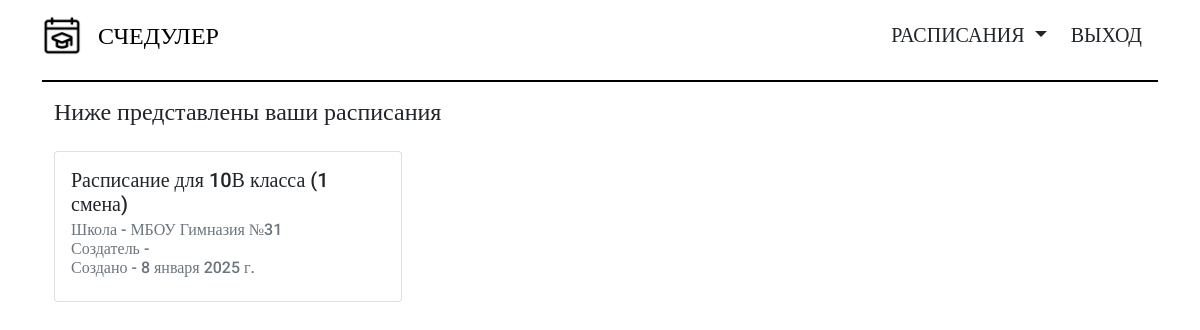
The page /schedules/my-list/ (signed in) on the database its author committed.
### schedules/models.py (models this page shows, shortened)
class Schedule(models.Model):
    id = models.UUIDField(default=uuid4, unique=True, primary_key=True)
    creator = models.ForeignKey(User, on_delete=models.CASCADE)
    created = models.DateField(auto_now_add=True)
    updated = models.DateField(auto_now=True)
    schedule = models.JSONField(default=dict)
    class_name = models.CharField(max_length=3)
    school_shift = models.CharField(max_length=100)
    school_name = models.CharField(max_length=100)
    region_name = models.CharField(max_length=100)

### schedules/views.py (the view)
# urls.py: path('my-list/', my_list_view, name='my-list'),
def my_list_view(request):
    if request.user.is_authenticated:
        schedules = Schedule.objects.filter(creator=request.user)
        return render(request, 'schedules/my_list.html', context={'schedules': schedules})

### schedules/templates/schedules/my_list.html (shortened to what this page needs)
{% extends 'base/base.html' %}
{% load static %}
{% block content %}
<div class="container">
    <div class="row">
        {% if schedules %}
            <h4 class="my-3">Ниже представлены ваши расписания</h4>
            {% for schedule in schedules %}
                <div class="col-lg-4">
                    <div class="card mt-2 mb-4" id="schedule">
                        <div class="card-body">
                            <h5 class="card-title">
                                Расписание для {{schedule.class_name}} класса ({{schedule.school_shift}} смена)
                            </h5>
                            <h6 class="card-subtitle mb-2 text-muted">
                                Школа - {{schedule.school_name}}<br>
                                Создатель - {{schedule.creator.first_name}} {{schedule.creator.last_name}}<br>
                                Создано - {{schedule.created}}
                            </h6>
                        </div>
                    </div>
                </div>
            {% endfor %}
        {% else %}
            <h4 class="mt-3">У вас нет никаких расписаний...</h4>
            <a href="{% url 'schedules:create' %}" class="text-muted fs-5 text-decoration-none" style="font-weight: 500">Собираетесь создать?</a>
        {% endif %}
    </div>
</div>
{% endblock content %}

### rows shown on the page
Schedule: class_name "10В", school_shift "1", school_name "МБОУ Гимназия №31", created "8 января 2025 г."
